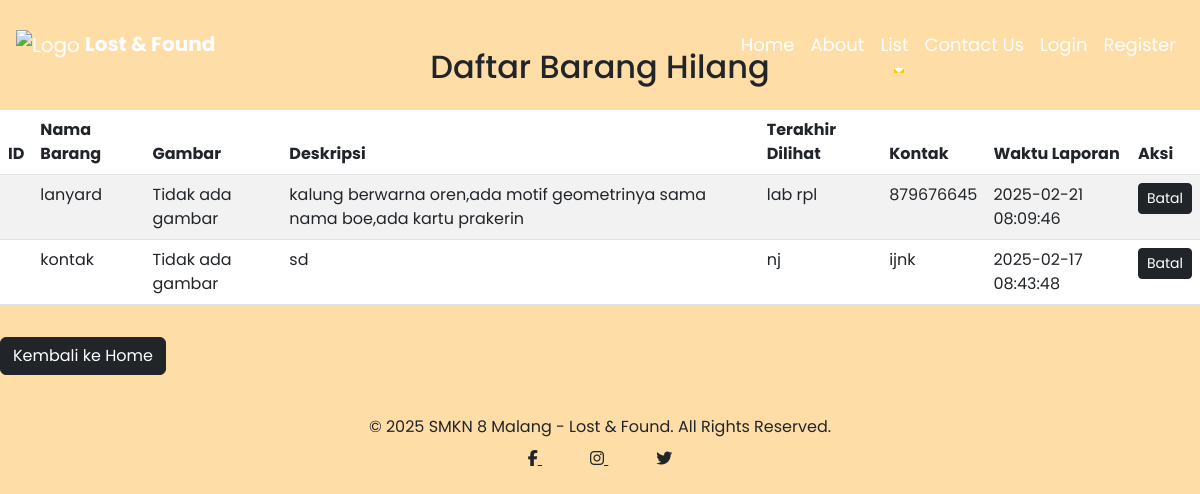
Page /listHil on the committed database.
### tables this page shows
CREATE TABLE lost (
            id INTEGER PRIMARY KEY AUTOINCREMENT,
            item_name TEXT NOT NULL,
            description TEXT NOT NULL,
            last_seen TEXT NOT NULL,
            contact TEXT NOT NULL,
            image_url TEXT,
            reported_at TIMESTAMP DEFAULT CURRENT_TIMESTAMP
        );

### index.py (the view)
@app.route('/listHil')
def listHil():
    conn = get_db_connection()
    query = '''
        SELECT
            ROW_NUMBER() OVER (ORDER BY reported_at DESC) AS row_num,
            id, item_name, description, last_seen, contact, image_url, reported_at
        FROM lost
        ORDER BY reported_at DESC
        '''
    items = conn.execute('SELECT * FROM lost ORDER BY reported_at DESC').fetchall()
    conn.close()
    return render_template('listHil.html', title='Daftar Barang Hilang', items=items)

### index.py (called while the page is built)
def get_db_connection():
    conn = sqlite3.connect('database.db')
    conn.row_factory = sqlite3.Row
    return conn

### templates/listHil.html (shortened to what this page needs)
{% extends "base.html" %}
{% block content %}
    <div class="container mt-5">
    <h2 class="mb-4 text-center">Daftar Barang Hilang</h2>
    <div class="table-responsive">
        <table class="table table-striped">
            <thead>
                <tr>
                    <th>ID</th>
                    <th>Nama Barang</th>
                    <th>Gambar</th>
                    <th>Deskripsi</th>
                    <th>Terakhir Dilihat</th>
                    <th>Kontak</th>
                    <th>Waktu Laporan</th>
                    <th>Aksi</th>
                </tr>
            </thead>
            <tbody>
                {% for item in items %}
                <tr id="row-{{ item.id }}">
                    <td>{{ item.row_num }}</td>
                    <td>{{ item.item_name }}</td>
                    <td>
                        {% if item.image_url %}
                            <img src="{{ url_for('uploaded_file', filename=item.image_url) }}" alt="Gambar Barang" class="img-fluid">
                        {% else %}
                            Tidak ada gambar
                        {% endif %}
                    </td>
                    <td>{{ item.description }}</td>
                    <td>{{ item.last_seen }}</td>
                    <td>{{ item.contact }}</td>
                    <td>{{ item.reported_at }}</td>
                    <td>
                        <button class="btn btn-dark btn-sm" onclick="hapusBarang({{ item.id }})">Batal</button>
                    </td>
                </tr>
                {% endfor %}
            </tbody>
        </table>
    </div>
    <a href="{{ url_for('home_page') }}" class="btn btn-dark mt-3">Kembali ke Home</a>
</div>
{% endblock %}

### templates/base.html (shortened to what this page needs)
<!doctype html>
<html lang="en">
   <head>
      <link href="https://cdn.jsdelivr.net/npm/bootstrap@5.3.0/dist/css/bootstrap.min.css" rel="stylesheet">
      <link rel="stylesheet" href="static/stle.css">
   </head>
   <body>
<nav class="navbar navbar-expand-lg">
   <div class="container">
      <a class="navbar-brand text-white" href="https://www.smkn8malang.sch.id/">
         <img src="{{ url_for('static', filename='asset/K8Anyar.png') }}" alt="Logo" width="50"> <strong>Lost & Found</strong>
      </a>
      <div class="collapse navbar-collapse" id="navbarNav">
         <ul class="navbar-nav ms-auto">
            <li class="nav-item"><a class="nav-link" href="{{ url_for('home_page') }}">Home</a></li>
            <li class="nav-item"><a class="nav-link" href="{{ url_for('home_page') }}#about">About</a></li>
<li class="nav-item dropdown">
   <a class="nav-link dropdown-toggle text-white" href="#" id="listDropdown" role="button" data-bs-toggle="dropdown">
      List
   </a>
</li>
             <li class="nav-item"><a class="nav-link" href="{{ url_for('contact') }}#about">Contact Us</a></li>
            {% if 'username' in session %}
               <li class="nav-item"><a class="nav-link" href="{{ url_for('logout') }}">Logout</a></li>
            {% else %}
               <li class="nav-item"><a class="nav-link" href="{{ url_for('login') }}">Login</a></li>
               <li class="nav-item"><a class="nav-link" href="{{ url_for('register') }}">Register</a></li>
            {% endif %}
         </ul>
      </div>
   </div>
</nav>
      <div class="container">
         {% block content %}{% endblock %}
      </div>
      <footer class="text-dark text-center py-3 mt-4">
         <div class="container">
            <p class="mb-2">&copy; <span id="current-year"></span> SMKN 8 Malang - Lost & Found. All Rights Reserved.</p>
            <a href="https://www.facebook.com" target="_blank" class="text-dark mx-4">
               <i class="fa fa-facebook" aria-hidden="true"></i>
            </a>
            <a href="https://www.instagram.com" target="_blank" class="text-dark mx-4">
               <i class="fab fa-instagram"></i>
            </a>
            <a href="https://www.twitter.com" target="_blank" class="text-dark mx-4">
               <i class="fab fa-twitter"></i>
            </a>
         </div>
      </footer>
   </body>
</html>

### static/stle.css (style rules this page uses)
html, body { scroll-behavior: smooth; margin: 0; padding: 0; font-family: Poppins; background: rgb(255, 221, 167); overflow-x: hidden; width: 100%; max-width: 100%; }
.navbar { position: fixed; top: 0; left: 0; right: 0; background: transparent; padding: 1rem; z-index: 100; transition: background-color 0.5s ease-in-out; }
.navbar-nav { text-align: center; }
.navbar-nav .nav-item { margin: 5px 0; }
.navbar-nav { display: flex; list-style: none; padding: 0; }
.navbar-nav li { margin-right: 15px; }
.navbar-nav li a { color: white; text-decoration: none; padding: 10px; font-size: 18px; transition: color 0.3s ease-in-out; position: relative; }
.navbar-nav li a::after { content: ""; display: block; height: 2px; width: 0; background: #ffcc00; transition: width 0.3s ease-in-out; position: absolute; left: 50%; bottom: -5px; transform: translateX(-50%); }
.container { max-width: 100% !important; width: 100%; padding-left: 0 !important; padding-right: 0 !important; margin-left: 0 !important; margin-right: 0 !important; justify-content: space-between; align-items: center; z-index:1; }
footer { color: white; text-align: center; padding: 10px 0; margin-top: auto; }

### rows in the picture
lost: item_name "lanyard", description "kalung berwarna oren,ada motif geometrinya sama nama boe,ada kartu prakerin", last_seen "lab rpl", contact "879676645", reported_at "2025-02-21 08:09:46"
lost: item_name "kontak", description "sd", last_seen "nj", contact "ijnk", reported_at "2025-02-17 08:43:48"
